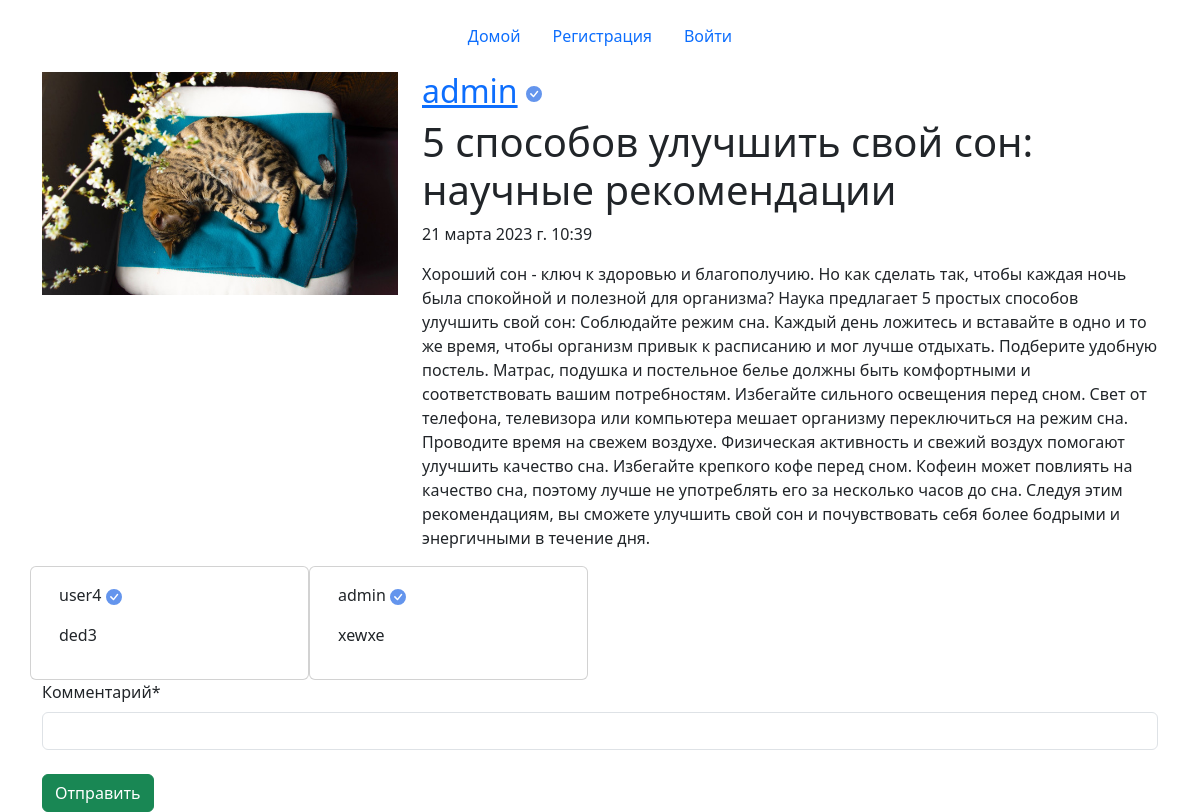
/post/5-sposobov-uluchshit-svoj-son-nauchnyie-rekomendatsii-0812158038300000/, run on the app's committed database.
### main/models.py (models this page shows, shortened)
class Post(models.Model):
    title = models.CharField('Заголовок', max_length=100)
    slug = models.SlugField(max_length=100, unique=True, blank=True)
    text = models.TextField('Текст', max_length=10000)
    date = models.DateTimeField('Дата публикации', auto_now_add=True, blank=True)
    author = models.ForeignKey(User, on_delete=models.CASCADE, related_name='posts', blank=True,
                               null=True)
    anonimus = models.BooleanField('Аноним', blank=True, default=True)
    anonimus_name = models.CharField('Аноним', max_length=10, blank=True, default='Аноним')
    image = models.ImageField('Изображение', upload_to='post_image', null=True, blank=True)
    class Meta:
        verbose_name = 'Пост'
        verbose_name_plural = 'Посты'
        ordering = ['-date']

class Comment(models.Model):
    post = models.ForeignKey(Post, on_delete=models.CASCADE, related_name='comments', verbose_name='Статья', blank=True,
                             null=True)
    author = models.ForeignKey(User, on_delete=models.CASCADE, related_name='comments', blank=True,
                               null=True)
    anonimus = models.BooleanField('Аноним', blank=True, default=True)
    anonimus_name = models.CharField('Аноним', max_length=10, default='Аноним')
    text = models.CharField('Комментарий', max_length=225)
    date = models.DateTimeField(auto_now_add=True)
    class Meta:
        verbose_name = 'Комментарий'
        verbose_name_plural = 'Комментарии'
        ordering = ['-date']

### main/views.py (the view, shortened to what this page needs)
# urls.py: path('post/<slug:slug>/', post_detail, name='post'),
def post_detail(request, slug):
    post = get_object_or_404(Post, slug=slug)
    author_pk = post.author.pk if post.author else None
    comments = Comment.objects.filter(post=post)
    can_update = True if post.author == request.user or post.anonimus else False
    form = CommentForm()
    return render(request, 'posts/post_detail.html', locals())

### main/forms.py
class CommentForm(ModelForm):
    class Meta:
        model = Comment
        fields = ('text',)

### templates/posts/post_detail.html (shortened to what this page needs)
{% extends 'base.html' %}
{% load crispy_forms_tags %}
{% block content %}
<div class="row">
    <div class="col-4">
        {% if post.image %}
        <img class="img-fluid" src="{{post.image.url}}" alt="">
        {% else %}
        <img class="img-fluid" src="https://media.istockphoto.com/id/1357365823/vector/default-image-icon-vector-missing-picture-page-for-website-design-or-mobile-app-no-photo.jpg?s=612x612&w=0&k=20&c=PM_optEhHBTZkuJQLlCjLz-v3zzxp-1mpNQZsdjrbns="
             height="300" alt="">
        {% endif %}
    </div>
    <div class="col">
        {% if post.author %}
        <h2><a href="{% url 'author_post_list' post.author.pk  %}">{{post.author}}</a>
        </h2>
        {% else %}
        <h2>{{post.anonimus_name}}</h2>
        {% endif %}
        <h1>{{post.title}}</h1>
        <p>{{post.date}}</p>
        <p>{{post.text}}</p>
    </div>
    {% if comments %}
    <div class="row">
        {% for comment in comments %}
        <div class="col-3 card">
            <div class="card-body">
                {% if comment.author %}
                <p>{{comment.author}}
                </p>
                {% else %}
                <p>{{comment.anonimus_name}}</p>
                {% endif %}
                <p>{{comment.text}}</p>
            </div>
        </div>
        {% endfor %}
    </div>
    {% endif %}
    <form action="" method="POST">
        {{form|crispy}}
        <button type="submit" class="btn btn-success mt-2">Отправить</button>
    </form>
    {% endblock %}

### data on the page
Post: image (picture), author "admin", title "5 способов улучшить свой сон: научные рекомендации", date "21 марта 2023 г. 10:39", text "Хороший сон - ключ к здоровью и благополучию. Но как сделать так, чтобы каждая ночь была спокойной и полезной для организма? Наука предлагает 5 простых способов улучшить свой сон: Соблюдайте режим сна. Каждый день ложитесь и вставайте в одно и то же время, чтобы организм привык к расписанию и мог лучше отдыхать. Подберите удобную постель. Матрас, подушка и постельное белье должны быть комфортными и соответствовать вашим потребностям. Избегайте сильного освещения перед сном. Свет от телефона, телевизора или компьютера мешает организму переключиться на режим сна. Проводите время на свежем воздухе. Физическая активность и свежий воздух помогают улучшить качество сна. Избегайте крепкого кофе…"
Comment: author "user4", text "ded3"
Comment: author "admin", text "xewxe"
